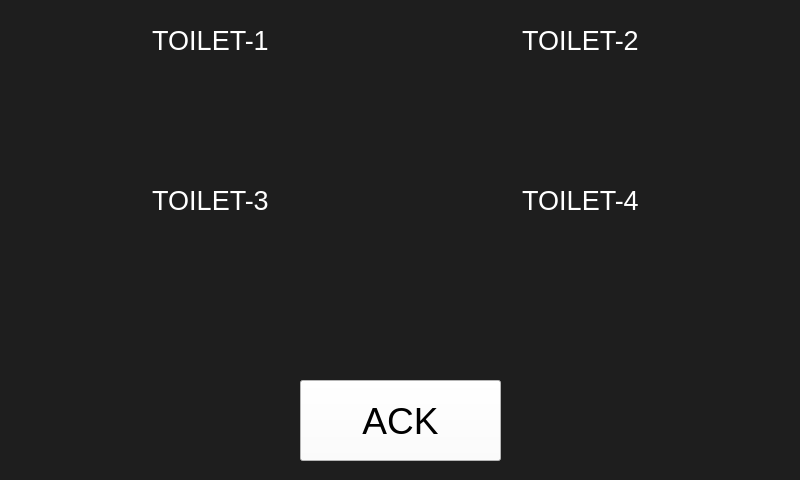
<?xml version="1.0" encoding="UTF-8"?>
<ui version="4.0">
 <class>AlarmWindow</class>
 <widget class="QMainWindow" name="AlarmWindow">
  <property name="geometry">
   <rect>
    <x>0</x>
    <y>0</y>
    <width>800</width>
    <height>480</height>
   </rect>
  </property>
  <property name="windowTitle">
   <string>MainWindow</string>
  </property>
  <property name="styleSheet">
   <string notr="true">background-color: rgb(30, 30, 30);</string>
  </property>
  <widget class="QWidget" name="centralwidget">
   <widget class="QPushButton" name="pushButton">
    <property name="geometry">
     <rect>
      <x>300</x>
      <y>380</y>
      <width>201</width>
      <height>81</height>
     </rect>
    </property>
    <property name="font">
     <font>
      <pointsize>28</pointsize>
     </font>
    </property>
    <property name="styleSheet">
     <string notr="true">color: rgb(0, 0, 0);
background-color: rgb(255, 255, 255);</string>
    </property>
    <property name="text">
     <string>ACK</string>
    </property>
   </widget>
   <widget class="QLabel" name="label_t1">
    <property name="geometry">
     <rect>
      <x>80</x>
      <y>80</y>
      <width>270</width>
      <height>80</height>
     </rect>
    </property>
    <property name="styleSheet">
     <string notr="true">image: url(:/images/icons/icon_checkL.png);</string>
    </property>
    <property name="text">
     <string/>
    </property>
   </widget>
   <widget class="QLabel" name="label_4">
    <property name="geometry">
     <rect>
      <x>80</x>
      <y>20</y>
      <width>261</width>
      <height>41</height>
     </rect>
    </property>
    <property name="font">
     <font>
      <pointsize>20</pointsize>
     </font>
    </property>
    <property name="styleSheet">
     <string notr="true">color: rgb(255, 255, 255);</string>
    </property>
    <property name="text">
     <string>TOILET-1</string>
    </property>
    <property name="alignment">
     <set>Qt::AlignCenter</set>
    </property>
   </widget>
   <widget class="QLabel" name="label_5">
    <property name="geometry">
     <rect>
      <x>450</x>
      <y>20</y>
      <width>261</width>
      <height>41</height>
     </rect>
    </property>
    <property name="font">
     <font>
      <pointsize>20</pointsize>
     </font>
    </property>
    <property name="styleSheet">
     <string notr="true">color: rgb(255, 255, 255);</string>
    </property>
    <property name="text">
     <string>TOILET-2</string>
    </property>
    <property name="alignment">
     <set>Qt::AlignCenter</set>
    </property>
   </widget>
   <widget class="QLabel" name="label_6">
    <property name="geometry">
     <rect>
      <x>80</x>
      <y>180</y>
      <width>261</width>
      <height>41</height>
     </rect>
    </property>
    <property name="font">
     <font>
      <pointsize>20</pointsize>
     </font>
    </property>
    <property name="styleSheet">
     <string notr="true">color: rgb(255, 255, 255);</string>
    </property>
    <property name="text">
     <string>TOILET-3</string>
    </property>
    <property name="alignment">
     <set>Qt::AlignCenter</set>
    </property>
   </widget>
   <widget class="QLabel" name="label_7">
    <property name="geometry">
     <rect>
      <x>450</x>
      <y>180</y>
      <width>261</width>
      <height>41</height>
     </rect>
    </property>
    <property name="font">
     <font>
      <pointsize>20</pointsize>
     </font>
    </property>
    <property name="styleSheet">
     <string notr="true">color: rgb(255, 255, 255);</string>
    </property>
    <property name="text">
     <string>TOILET-4</string>
    </property>
    <property name="alignment">
     <set>Qt::AlignCenter</set>
    </property>
   </widget>
   <widget class="QLabel" name="label_t2">
    <property name="geometry">
     <rect>
      <x>450</x>
      <y>80</y>
      <width>270</width>
      <height>80</height>
     </rect>
    </property>
    <property name="styleSheet">
     <string notr="true">image: url(:/images/icons/icon_checkL.png);</string>
    </property>
    <property name="text">
     <string/>
    </property>
   </widget>
   <widget class="QLabel" name="label_t4">
    <property name="geometry">
     <rect>
      <x>450</x>
      <y>240</y>
      <width>270</width>
      <height>80</height>
     </rect>
    </property>
    <property name="styleSheet">
     <string notr="true">image: url(:/images/icons/icon_checkL.png);</string>
    </property>
    <property name="text">
     <string/>
    </property>
   </widget>
   <widget class="QLabel" name="label_t3">
    <property name="geometry">
     <rect>
      <x>80</x>
      <y>240</y>
      <width>270</width>
      <height>80</height>
     </rect>
    </property>
    <property name="styleSheet">
     <string notr="true">image: url(:/images/icons/icon_checkL.png);</string>
    </property>
    <property name="text">
     <string/>
    </property>
   </widget>
   <widget class="QLabel" name="label">
    <property name="geometry">
     <rect>
      <x>200</x>
      <y>340</y>
      <width>410</width>
      <height>30</height>
     </rect>
    </property>
    <property name="font">
     <font>
      <pointsize>12</pointsize>
     </font>
    </property>
    <property name="styleSheet">
     <string notr="true">color: rgb(255, 255, 255);</string>
    </property>
    <property name="text">
     <string/>
    </property>
    <property name="alignment">
     <set>Qt::AlignCenter</set>
    </property>
   </widget>
  </widget>
 </widget>
 <resources/>
 <connections/>
</ui>
